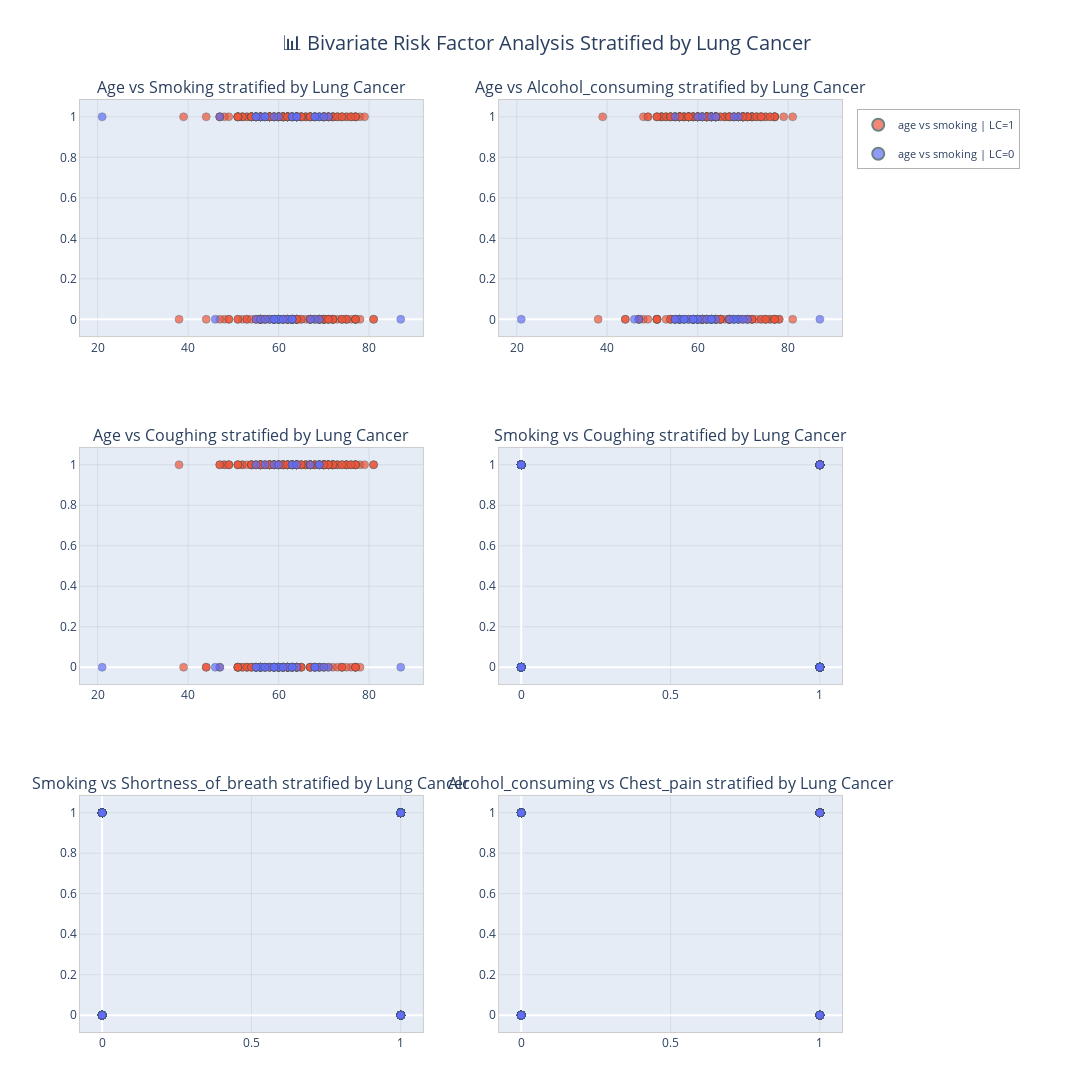

Notebook code cell kept with this figure:
### Code cell
from plotly.subplots import make_subplots
import plotly.graph_objects as go
import numpy as np

# Variables a analizar en combinaciones
comparisons = [
    ("age", "smoking"),
    ("age", "alcohol_consuming"),
    ("age", "coughing"),
    ("smoking", "coughing"),
    ("smoking", "shortness_of_breath"),
    ("alcohol_consuming", "chest_pain")
]

target = "lung_cancer"

# Crear subplots dinámicos
rows = (len(comparisons) + 1) // 2
fig = make_subplots(
    rows=rows, cols=2,
    subplot_titles=[f"{x.capitalize()} vs {y.capitalize()} stratified by Lung Cancer" for x, y in comparisons],
    vertical_spacing=0.12,
    horizontal_spacing=0.1
)

# Paleta de colores
lc_colors = {0: "#636EFA", 1: "#EF553B"}

# Añadir trazas
for i, (x_var, y_var) in enumerate(comparisons):
    row = i // 2 + 1
    col = i % 2 + 1
    
    for lc_val in df[target].unique():
        subset = df[df[target] == lc_val]
        
        # Scatter plot
        fig.add_trace(
            go.Scatter(
                x=subset[x_var],
                y=subset[y_var],
                mode="markers",
                marker=dict(
                    size=8,
                    color=lc_colors[lc_val],
                    opacity=0.7,
                    line=dict(width=0.5, color="DarkSlateGrey")
                ),
                name=f"{x_var} vs {y_var} | LC={lc_val}",
                legendgroup=f"LC={lc_val}",
                hovertemplate=(
                    f"Lung Cancer={lc_val}<br>"
                    f"{x_var.capitalize()}: %{{x}}<br>"
                    f"{y_var.capitalize()}: %{{y}}<br>"
                    f"Age: %{{customdata[0]}}<br>"
                    f"Smoking: %{{customdata[1]}}<br>"
                    f"Fatigue: %{{customdata[2]}}<br>"
                    "<extra></extra>"
                ),
                customdata=list(zip(subset["age"], subset["smoking"], subset["fatigue"])),
                showlegend=(i == 0)  # Leyenda solo una vez
            ),
            row=row, col=col
        )

# Layout
fig.update_layout(
    title_text="📊 Bivariate Risk Factor Analysis Stratified by Lung Cancer",
    title_font_size=20,
    title_x=0.5,
    height=1600,
    width=1300,
    showlegend=True,
    legend=dict(
        orientation="v",
        yanchor="top",
        y=0.99,
        xanchor="left",
        x=1.02,
        bgcolor="rgba(255,255,255,0.95)",
        bordercolor="rgba(0,0,0,0.3)",
        borderwidth=1,
        font=dict(size=11),
        itemsizing="constant"
    ),
    margin=dict(r=250, t=100, b=60, l=80)
)

# Estética de ejes y grid
fig.update_xaxes(showgrid=True, gridwidth=0.5, gridcolor="rgba(128,128,128,0.3)")
fig.update_yaxes(showgrid=True, gridwidth=0.5, gridcolor="rgba(128,128,128,0.3)")
fig.update_xaxes(showline=True, linewidth=1, linecolor="rgba(0,0,0,0.2)", mirror=True)
fig.update_yaxes(showline=True, linewidth=1, linecolor="rgba(0,0,0,0.2)", mirror=True)

fig.show()

# ======================
# 📑 Resumen Estadístico
# ======================
print("\n" + "="*70)
print("🔍 COMPREHENSIVE BIVARIATE RISK FACTOR ANALYSIS SUMMARY")
print("="*70)

for x_var, y_var in comparisons:
    print(f"\n📊 {x_var.capitalize()} vs {y_var.capitalize()}:")
    for lc_val in df[target].unique():
        subset = df[df[target] == lc_val]
        corr = np.corrcoef(subset[x_var], subset[y_var])[0, 1] if len(subset) > 1 else np.nan
        print(f"   • Lung Cancer={lc_val}: N={len(subset)} | Corr={corr:.2f}")

### Figure 1 — Plotly figure (JSON) as saved in the notebook; plotly's stock layout.template omitted (floating-point values rounded to 4 significant figures; data arrays with more than 128 entries replaced by an {"elided": "..."} marker saying what was removed)
{"data": [{"customdata": {"elided": "270x3 int values"}, "hovertemplate": "Lung Cancer=1<br>Age: %{x}<br>Smoking: %{y}<br>Age: %{customdata[0]}<br>Smoking: %{customdata[1]}<br>Fatigue: %{customdata[2]}<br><extra></extra>", "legendgroup": "LC=1", "marker": {"color": "#EF553B", "line": {"color": "DarkSlateGrey", "width": 0.5}, "opacity": 0.7, "size": 8}, "mode": "markers", "name": "age vs smoking | LC=1", "showlegend": true, "type": "scatter", "x": {"elided": "270 int values"}, "xaxis": "x", "y": {"elided": "270 int values"}, "yaxis": "y"}, {"customdata": [[59, 0, 1], [63, 1, 0], [63, 0, 0], [68, 1, 1], [60, 1, 1], [69, 1, 0], [61, 0, 1], [21, 1, 1], [69, 0, 1], [55, 0, 1], [57, 1, 0], [56, 1, 0], [59, 0, 0], [56, 0, 0], [60, 0, 0], [60, 0, 0], [58, 0, 1], [63, 0, 1], [69, 1, 0], [64, 1, 0], [47, 1, 0], [57, 1, 0], [68, 0, 0], [57, 0, 0], [71, 1, 1], [63, 1, 0], [62, 0, 1], [61, 0, 0], [59, 0, 1], [68, 1, 1], [67, 0, 0], [55, 1, 1], [70, 1, 1], [64, 1, 0], [87, 0, 1], [59, 1, 1], [55, 1, 1], [46, 0, 0], [63, 0, 1]], "hovertemplate": "Lung Cancer=0<br>Age: %{x}<br>Smoking: %{y}<br>Age: %{customdata[0]}<br>Smoking: %{customdata[1]}<br>Fatigue: %{customdata[2]}<br><extra></extra>", "legendgroup": "LC=0", "marker": {"color": "#636EFA", "line": {"color": "DarkSlateGrey", "width": 0.5}, "opacity": 0.7, "size": 8}, "mode": "markers", "name": "age vs smoking | LC=0", "showlegend": true, "type": "scatter", "x": [59, 63, 63, 68, 60, 69, 61, 21, 69, 55, 57, 56, 59, 56, 60, 60, 58, 63, 69, 64, 47, 57, 68, 57, 71, 63, 62, 61, 59, 68, 67, 55, 70, 64, 87, 59, 55, 46, 63], "xaxis": "x", "y": [0, 1, 0, 1, 1, 1, 0, 1, 0, 0, 1, 1, 0, 0, 0, 0, 0, 0, 1, 1, 1, 1, 0, 0, 1, 1, 0, 0, 0, 1, 0, 1, 1, 1, 0, 1, 1, 0, 0], "yaxis": "y"}, {"customdata": {"elided": "270x3 int values"}, "hovertemplate": "Lung Cancer=1<br>Age: %{x}<br>Alcohol_consuming: %{y}<br>Age: %{customdata[0]}<br>Smoking: %{customdata[1]}<br>Fatigue: %{customdata[2]}<br><extra></extra>", "legendgroup": "LC=1", "marker": {"color": "#EF553B", "line": {"color": "DarkSlateGrey", "width": 0.5}, "opacity": 0.7, "size": 8}, "mode": "markers", "name": "age vs alcohol_consuming | LC=1", "showlegend": false, "type": "scatter", "x": {"elided": "270 int values"}, "xaxis": "x2", "y": {"elided": "270 int values"}, "yaxis": "y2"}, {"customdata": [[59, 0, 1], [63, 1, 0], [63, 0, 0], [68, 1, 1], [60, 1, 1], [69, 1, 0], [61, 0, 1], [21, 1, 1], [69, 0, 1], [55, 0, 1], [57, 1, 0], [56, 1, 0], [59, 0, 0], [56, 0, 0], [60, 0, 0], [60, 0, 0], [58, 0, 1], [63, 0, 1], [69, 1, 0], [64, 1, 0], [47, 1, 0], [57, 1, 0], [68, 0, 0], [57, 0, 0], [71, 1, 1], [63, 1, 0], [62, 0, 1], [61, 0, 0], [59, 0, 1], [68, 1, 1], [67, 0, 0], [55, 1, 1], [70, 1, 1], [64, 1, 0], [87, 0, 1], [59, 1, 1], [55, 1, 1], [46, 0, 0], [63, 0, 1]], "hovertemplate": "Lung Cancer=0<br>Age: %{x}<br>Alcohol_consuming: %{y}<br>Age: %{customdata[0]}<br>Smoking: %{customdata[1]}<br>Fatigue: %{customdata[2]}<br><extra></extra>", "legendgroup": "LC=0", "marker": {"color": "#636EFA", "line": {"color": "DarkSlateGrey", "width": 0.5}, "opacity": 0.7, "size": 8}, "mode": "markers", "name": "age vs alcohol_consuming | LC=0", "showlegend": false, "type": "scatter", "x": [59, 63, 63, 68, 60, 69, 61, 21, 69, 55, 57, 56, 59, 56, 60, 60, 58, 63, 69, 64, 47, 57, 68, 57, 71, 63, 62, 61, 59, 68, 67, 55, 70, 64, 87, 59, 55, 46, 63], "xaxis": "x2", "y": [0, 1, 0, 0, 0, 1, 0, 0, 0, 1, 0, 0, 0, 0, 1, 0, 0, 0, 0, 0, 0, 0, 1, 0, 0, 0, 0, 1, 0, 0, 0, 0, 0, 1, 0, 0, 0, 0, 0], "yaxis": "y2"}, {"customdata": {"elided": "270x3 int values"}, "hovertemplate": "Lung Cancer=1<br>Age: %{x}<br>Coughing: %{y}<br>Age: %{customdata[0]}<br>Smoking: %{customdata[1]}<br>Fatigue: %{customdata[2]}<br><extra></extra>", "legendgroup": "LC=1", "marker": {"color": "#EF553B", "line": {"color": "DarkSlateGrey", "width": 0.5}, "opacity": 0.7, "size": 8}, "mode": "markers", "name": "age vs coughing | LC=1", "showlegend": false, "type": "scatter", "x": {"elided": "270 int values"}, "xaxis": "x3", "y": {"elided": "270 int values"}, "yaxis": "y3"}, {"customdata": [[59, 0, 1], [63, 1, 0], [63, 0, 0], [68, 1, 1], [60, 1, 1], [69, 1, 0], [61, 0, 1], [21, 1, 1], [69, 0, 1], [55, 0, 1], [57, 1, 0], [56, 1, 0], [59, 0, 0], [56, 0, 0], [60, 0, 0], [60, 0, 0], [58, 0, 1], [63, 0, 1], [69, 1, 0], [64, 1, 0], [47, 1, 0], [57, 1, 0], [68, 0, 0], [57, 0, 0], [71, 1, 1], [63, 1, 0], [62, 0, 1], [61, 0, 0], [59, 0, 1], [68, 1, 1], [67, 0, 0], [55, 1, 1], [70, 1, 1], [64, 1, 0], [87, 0, 1], [59, 1, 1], [55, 1, 1], [46, 0, 0], [63, 0, 1]], "hovertemplate": "Lung Cancer=0<br>Age: %{x}<br>Coughing: %{y}<br>Age: %{customdata[0]}<br>Smoking: %{customdata[1]}<br>Fatigue: %{customdata[2]}<br><extra></extra>", "legendgroup": "LC=0", "marker": {"color": "#636EFA", "line": {"color": "DarkSlateGrey", "width": 0.5}, "opacity": 0.7, "size": 8}, "mode": "markers", "name": "age vs coughing | LC=0", "showlegend": false, "type": "scatter", "x": [59, 63, 63, 68, 60, 69, 61, 21, 69, 55, 57, 56, 59, 56, 60, 60, 58, 63, 69, 64, 47, 57, 68, 57, 71, 63, 62, 61, 59, 68, 67, 55, 70, 64, 87, 59, 55, 46, 63], "xaxis": "x3", "y": [1, 0, 1, 0, 0, 1, 0, 0, 1, 1, 0, 0, 0, 0, 0, 1, 0, 0, 0, 0, 0, 0, 0, 1, 0, 1, 0, 0, 0, 0, 1, 0, 0, 1, 0, 0, 0, 0, 0], "yaxis": "y3"}, {"customdata": {"elided": "270x3 int values"}, "hovertemplate": "Lung Cancer=1<br>Smoking: %{x}<br>Coughing: %{y}<br>Age: %{customdata[0]}<br>Smoking: %{customdata[1]}<br>Fatigue: %{customdata[2]}<br><extra></extra>", "legendgroup": "LC=1", "marker": {"color": "#EF553B", "line": {"color": "DarkSlateGrey", "width": 0.5}, "opacity": 0.7, "size": 8}, "mode": "markers", "name": "smoking vs coughing | LC=1", "showlegend": false, "type": "scatter", "x": {"elided": "270 int values"}, "xaxis": "x4", "y": {"elided": "270 int values"}, "yaxis": "y4"}, {"customdata": [[59, 0, 1], [63, 1, 0], [63, 0, 0], [68, 1, 1], [60, 1, 1], [69, 1, 0], [61, 0, 1], [21, 1, 1], [69, 0, 1], [55, 0, 1], [57, 1, 0], [56, 1, 0], [59, 0, 0], [56, 0, 0], [60, 0, 0], [60, 0, 0], [58, 0, 1], [63, 0, 1], [69, 1, 0], [64, 1, 0], [47, 1, 0], [57, 1, 0], [68, 0, 0], [57, 0, 0], [71, 1, 1], [63, 1, 0], [62, 0, 1], [61, 0, 0], [59, 0, 1], [68, 1, 1], [67, 0, 0], [55, 1, 1], [70, 1, 1], [64, 1, 0], [87, 0, 1], [59, 1, 1], [55, 1, 1], [46, 0, 0], [63, 0, 1]], "hovertemplate": "Lung Cancer=0<br>Smoking: %{x}<br>Coughing: %{y}<br>Age: %{customdata[0]}<br>Smoking: %{customdata[1]}<br>Fatigue: %{customdata[2]}<br><extra></extra>", "legendgroup": "LC=0", "marker": {"color": "#636EFA", "line": {"color": "DarkSlateGrey", "width": 0.5}, "opacity": 0.7, "size": 8}, "mode": "markers", "name": "smoking vs coughing | LC=0", "showlegend": false, "type": "scatter", "x": [0, 1, 0, 1, 1, 1, 0, 1, 0, 0, 1, 1, 0, 0, 0, 0, 0, 0, 1, 1, 1, 1, 0, 0, 1, 1, 0, 0, 0, 1, 0, 1, 1, 1, 0, 1, 1, 0, 0], "xaxis": "x4", "y": [1, 0, 1, 0, 0, 1, 0, 0, 1, 1, 0, 0, 0, 0, 0, 1, 0, 0, 0, 0, 0, 0, 0, 1, 0, 1, 0, 0, 0, 0, 1, 0, 0, 1, 0, 0, 0, 0, 0], "yaxis": "y4"}, {"customdata": {"elided": "270x3 int values"}, "hovertemplate": "Lung Cancer=1<br>Smoking: %{x}<br>Shortness_of_breath: %{y}<br>Age: %{customdata[0]}<br>Smoking: %{customdata[1]}<br>Fatigue: %{customdata[2]}<br><extra></extra>", "legendgroup": "LC=1", "marker": {"color": "#EF553B", "line": {"color": "DarkSlateGrey", "width": 0.5}, "opacity": 0.7, "size": 8}, "mode": "markers", "name": "smoking vs shortness_of_breath | LC=1", "showlegend": false, "type": "scatter", "x": {"elided": "270 int values"}, "xaxis": "x5", "y": {"elided": "270 int values"}, "yaxis": "y5"}, {"customdata": [[59, 0, 1], [63, 1, 0], [63, 0, 0], [68, 1, 1], [60, 1, 1], [69, 1, 0], [61, 0, 1], [21, 1, 1], [69, 0, 1], [55, 0, 1], [57, 1, 0], [56, 1, 0], [59, 0, 0], [56, 0, 0], [60, 0, 0], [60, 0, 0], [58, 0, 1], [63, 0, 1], [69, 1, 0], [64, 1, 0], [47, 1, 0], [57, 1, 0], [68, 0, 0], [57, 0, 0], [71, 1, 1], [63, 1, 0], [62, 0, 1], [61, 0, 0], [59, 0, 1], [68, 1, 1], [67, 0, 0], [55, 1, 1], [70, 1, 1], [64, 1, 0], [87, 0, 1], [59, 1, 1], [55, 1, 1], [46, 0, 0], [63, 0, 1]], "hovertemplate": "Lung Cancer=0<br>Smoking: %{x}<br>Shortness_of_breath: %{y}<br>Age: %{customdata[0]}<br>Smoking: %{customdata[1]}<br>Fatigue: %{customdata[2]}<br><extra></extra>", "legendgroup": "LC=0", "marker": {"color": "#636EFA", "line": {"color": "DarkSlateGrey", "width": 0.5}, "opacity": 0.7, "size": 8}, "mode": "markers", "name": "smoking vs shortness_of_breath | LC=0", "showlegend": false, "type": "scatter", "x": [0, 1, 0, 1, 1, 1, 0, 1, 0, 0, 1, 1, 0, 0, 0, 0, 0, 0, 1, 1, 1, 1, 0, 0, 1, 1, 0, 0, 0, 1, 0, 1, 1, 1, 0, 1, 1, 0, 0], "xaxis": "x5", "y": [1, 0, 1, 0, 1, 0, 1, 1, 1, 1, 1, 1, 0, 1, 0, 0, 1, 1, 0, 0, 0, 0, 0, 0, 1, 1, 1, 0, 1, 0, 1, 0, 1, 0, 1, 1, 1, 0, 1], "yaxis": "y5"}, {"customdata": {"elided": "270x3 int values"}, "hovertemplate": "Lung Cancer=1<br>Alcohol_consuming: %{x}<br>Chest_pain: %{y}<br>Age: %{customdata[0]}<br>Smoking: %{customdata[1]}<br>Fatigue: %{customdata[2]}<br><extra></extra>", "legendgroup": "LC=1", "marker": {"color": "#EF553B", "line": {"color": "DarkSlateGrey", "width": 0.5}, "opacity": 0.7, "size": 8}, "mode": "markers", "name": "alcohol_consuming vs chest_pain | LC=1", "showlegend": false, "type": "scatter", "x": {"elided": "270 int values"}, "xaxis": "x6", "y": {"elided": "270 int values"}, "yaxis": "y6"}, {"customdata": [[59, 0, 1], [63, 1, 0], [63, 0, 0], [68, 1, 1], [60, 1, 1], [69, 1, 0], [61, 0, 1], [21, 1, 1], [69, 0, 1], [55, 0, 1], [57, 1, 0], [56, 1, 0], [59, 0, 0], [56, 0, 0], [60, 0, 0], [60, 0, 0], [58, 0, 1], [63, 0, 1], [69, 1, 0], [64, 1, 0], [47, 1, 0], [57, 1, 0], [68, 0, 0], [57, 0, 0], [71, 1, 1], [63, 1, 0], [62, 0, 1], [61, 0, 0], [59, 0, 1], [68, 1, 1], [67, 0, 0], [55, 1, 1], [70, 1, 1], [64, 1, 0], [87, 0, 1], [59, 1, 1], [55, 1, 1], [46, 0, 0], [63, 0, 1]], "hovertemplate": "Lung Cancer=0<br>Alcohol_consuming: %{x}<br>Chest_pain: %{y}<br>Age: %{customdata[0]}<br>Smoking: %{customdata[1]}<br>Fatigue: %{customdata[2]}<br><extra></extra>", "legendgroup": "LC=0", "marker": {"color": "#636EFA", "line": {"color": "DarkSlateGrey", "width": 0.5}, "opacity": 0.7, "size": 8}, "mode": "markers", "name": "alcohol_consuming vs chest_pain | LC=0", "showlegend": false, "type": "scatter", "x": [0, 1, 0, 0, 0, 1, 0, 0, 0, 1, 0, 0, 0, 0, 1, 0, 0, 0, 0, 0, 0, 0, 1, 0, 0, 0, 0, 1, 0, 0, 0, 0, 0, 1, 0, 0, 0, 0, 0], "xaxis": "x6", "y": [1, 1, 0, 0, 0, 1, 0, 0, 1, 0, 0, 0, 1, 0, 0, 0, 0, 0, 1, 0, 1, 1, 0, 0, 0, 0, 0, 0, 1, 0, 0, 0, 0, 1, 0, 0, 1, 1, 0], "yaxis": "y6"}], "layout": {"annotations": [{"font": {"size": 16}, "showarrow": false, "text": "Age vs Smoking stratified by Lung Cancer", "x": 0.225, "xanchor": "center", "xref": "paper", "y": 1, "yanchor": "bottom", "yref": "paper"}, {"font": {"size": 16}, "showarrow": false, "text": "Age vs Alcohol_consuming stratified by Lung Cancer", "x": 0.775, "xanchor": "center", "xref": "paper", "y": 1, "yanchor": "bottom", "yref": "paper"}, {"font": {"size": 16}, "showarrow": false, "text": "Age vs Coughing stratified by Lung Cancer", "x": 0.225, "xanchor": "center", "xref": "paper", "y": 0.6267, "yanchor": "bottom", "yref": "paper"}, {"font": {"size": 16}, "showarrow": false, "text": "Smoking vs Coughing stratified by Lung Cancer", "x": 0.775, "xanchor": "center", "xref": "paper", "y": 0.6267, "yanchor": "bottom", "yref": "paper"}, {"font": {"size": 16}, "showarrow": false, "text": "Smoking vs Shortness_of_breath stratified by Lung Cancer", "x": 0.225, "xanchor": "center", "xref": "paper", "y": 0.2533, "yanchor": "bottom", "yref": "paper"}, {"font": {"size": 16}, "showarrow": false, "text": "Alcohol_consuming vs Chest_pain stratified by Lung Cancer", "x": 0.775, "xanchor": "center", "xref": "paper", "y": 0.2533, "yanchor": "bottom", "yref": "paper"}], "height": 1600, "legend": {"bgcolor": "rgba(255,255,255,0.95)", "bordercolor": "rgba(0,0,0,0.3)", "borderwidth": 1, "font": {"size": 11}, "itemsizing": "constant", "orientation": "v", "x": 1.02, "xanchor": "left", "y": 0.99, "yanchor": "top"}, "margin": {"b": 60, "l": 80, "r": 250, "t": 100}, "showlegend": true, "title": {"font": {"size": 20}, "text": "📊 Bivariate Risk Factor Analysis Stratified by Lung Cancer", "x": 0.5}, "width": 1300, "xaxis": {"anchor": "y", "domain": [0, 0.45], "gridcolor": "rgba(128,128,128,0.3)", "gridwidth": 0.5, "linecolor": "rgba(0,0,0,0.2)", "linewidth": 1, "mirror": true, "showgrid": true, "showline": true}, "xaxis2": {"anchor": "y2", "domain": [0.55, 1], "gridcolor": "rgba(128,128,128,0.3)", "gridwidth": 0.5, "linecolor": "rgba(0,0,0,0.2)", "linewidth": 1, "mirror": true, "showgrid": true, "showline": true}, "xaxis3": {"anchor": "y3", "domain": [0, 0.45], "gridcolor": "rgba(128,128,128,0.3)", "gridwidth": 0.5, "linecolor": "rgba(0,0,0,0.2)", "linewidth": 1, "mirror": true, "showgrid": true, "showline": true}, "xaxis4": {"anchor": "y4", "domain": [0.55, 1], "gridcolor": "rgba(128,128,128,0.3)", "gridwidth": 0.5, "linecolor": "rgba(0,0,0,0.2)", "linewidth": 1, "mirror": true, "showgrid": true, "showline": true}, "xaxis5": {"anchor": "y5", "domain": [0, 0.45], "gridcolor": "rgba(128,128,128,0.3)", "gridwidth": 0.5, "linecolor": "rgba(0,0,0,0.2)", "linewidth": 1, "mirror": true, "showgrid": true, "showline": true}, "xaxis6": {"anchor": "y6", "domain": [0.55, 1], "gridcolor": "rgba(128,128,128,0.3)", "gridwidth": 0.5, "linecolor": "rgba(0,0,0,0.2)", "linewidth": 1, "mirror": true, "showgrid": true, "showline": true}, "yaxis": {"anchor": "x", "domain": [0.7467, 1], "gridcolor": "rgba(128,128,128,0.3)", "gridwidth": 0.5, "linecolor": "rgba(0,0,0,0.2)", "linewidth": 1, "mirror": true, "showgrid": true, "showline": true}, "yaxis2": {"anchor": "x2", "domain": [0.7467, 1], "gridcolor": "rgba(128,128,128,0.3)", "gridwidth": 0.5, "linecolor": "rgba(0,0,0,0.2)", "linewidth": 1, "mirror": true, "showgrid": true, "showline": true}, "yaxis3": {"anchor": "x3", "domain": [0.3733, 0.6267], "gridcolor": "rgba(128,128,128,0.3)", "gridwidth": 0.5, "linecolor": "rgba(0,0,0,0.2)", "linewidth": 1, "mirror": true, "showgrid": true, "showline": true}, "yaxis4": {"anchor": "x4", "domain": [0.3733, 0.6267], "gridcolor": "rgba(128,128,128,0.3)", "gridwidth": 0.5, "linecolor": "rgba(0,0,0,0.2)", "linewidth": 1, "mirror": true, "showgrid": true, "showline": true}, "yaxis5": {"anchor": "x5", "domain": [0, 0.2533], "gridcolor": "rgba(128,128,128,0.3)", "gridwidth": 0.5, "linecolor": "rgba(0,0,0,0.2)", "linewidth": 1, "mirror": true, "showgrid": true, "showline": true}, "yaxis6": {"anchor": "x6", "domain": [0, 0.2533], "gridcolor": "rgba(128,128,128,0.3)", "gridwidth": 0.5, "linecolor": "rgba(0,0,0,0.2)", "linewidth": 1, "mirror": true, "showgrid": true, "showline": true}}}
